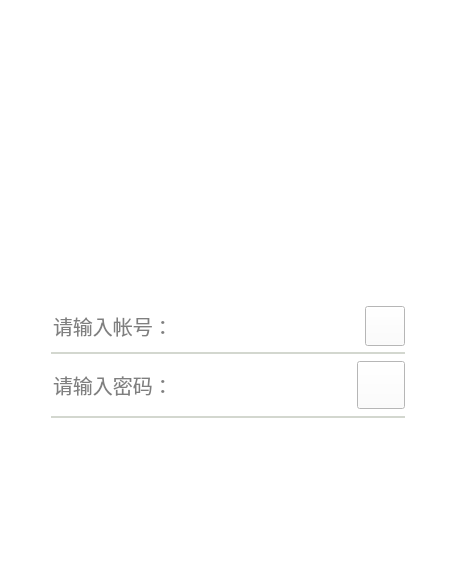
<?xml version="1.0" encoding="UTF-8"?>
<ui version="4.0">
 <class>Widget</class>
 <widget class="QWidget" name="Widget">
  <property name="geometry">
   <rect>
    <x>0</x>
    <y>0</y>
    <width>463</width>
    <height>564</height>
   </rect>
  </property>
  <property name="windowTitle">
   <string>Widget</string>
  </property>
  <property name="styleSheet">
   <string notr="true">QWidget{
		background-color: white
}</string>
  </property>
  <widget class="QWidget" name="">
   <property name="geometry">
    <rect>
     <x>0</x>
     <y>103</y>
     <width>456</width>
     <height>421</height>
    </rect>
   </property>
   <layout class="QVBoxLayout" name="verticalLayout_4">
    <property name="leftMargin">
     <number>10</number>
    </property>
    <property name="topMargin">
     <number>10</number>
    </property>
    <property name="rightMargin">
     <number>10</number>
    </property>
    <property name="bottomMargin">
     <number>10</number>
    </property>
    <item>
     <spacer name="verticalSpacer">
      <property name="orientation">
       <enum>Qt::Vertical</enum>
      </property>
      <property name="sizeHint" stdset="0">
       <size>
        <width>20</width>
        <height>40</height>
       </size>
      </property>
     </spacer>
    </item>
    <item>
     <spacer name="verticalSpacer_3">
      <property name="orientation">
       <enum>Qt::Vertical</enum>
      </property>
      <property name="sizeHint" stdset="0">
       <size>
        <width>20</width>
        <height>40</height>
       </size>
      </property>
     </spacer>
    </item>
    <item>
     <layout class="QHBoxLayout" name="horizontalLayout_3">
      <item>
       <spacer name="horizontalSpacer_2">
        <property name="orientation">
         <enum>Qt::Horizontal</enum>
        </property>
        <property name="sizeHint" stdset="0">
         <size>
          <width>40</width>
          <height>20</height>
         </size>
        </property>
       </spacer>
      </item>
      <item>
       <layout class="QVBoxLayout" name="verticalLayout_3">
        <item>
         <layout class="QVBoxLayout" name="verticalLayout">
          <item>
           <layout class="QHBoxLayout" name="horizontalLayout">
            <item>
             <widget class="QLineEdit" name="lineEdit">
              <property name="minimumSize">
               <size>
                <width>308</width>
                <height>40</height>
               </size>
              </property>
              <property name="maximumSize">
               <size>
                <width>308</width>
                <height>40</height>
               </size>
              </property>
              <property name="font">
               <font>
                <pointsize>15</pointsize>
               </font>
              </property>
              <property name="styleSheet">
               <string notr="true">QLineEdit{
		border: none;
}</string>
              </property>
              <property name="placeholderText">
               <string>请输入帐号：</string>
              </property>
             </widget>
            </item>
            <item>
             <widget class="QPushButton" name="pushButton">
              <property name="sizePolicy">
               <sizepolicy hsizetype="Fixed" vsizetype="Fixed">
                <horstretch>0</horstretch>
                <verstretch>0</verstretch>
               </sizepolicy>
              </property>
              <property name="minimumSize">
               <size>
                <width>40</width>
                <height>40</height>
               </size>
              </property>
              <property name="maximumSize">
               <size>
                <width>40</width>
                <height>40</height>
               </size>
              </property>
              <property name="sizeIncrement">
               <size>
                <width>40</width>
                <height>40</height>
               </size>
              </property>
              <property name="styleSheet">
               <string notr="true">QPushButton{
		border-image: url(:/icons/xiala.png);
}</string>
              </property>
              <property name="text">
               <string/>
              </property>
              <property name="checkable">
               <bool>false</bool>
              </property>
             </widget>
            </item>
           </layout>
          </item>
          <item>
           <widget class="QWidget" name="widget" native="true">
            <property name="minimumSize">
             <size>
              <width>0</width>
              <height>2</height>
             </size>
            </property>
            <property name="maximumSize">
             <size>
              <width>16777215</width>
              <height>2</height>
             </size>
            </property>
            <property name="styleSheet">
             <string notr="true">QWidget{
		background-color: rgb(211, 215, 207);
}</string>
            </property>
           </widget>
          </item>
         </layout>
        </item>
        <item>
         <layout class="QVBoxLayout" name="verticalLayout_2">
          <item>
           <layout class="QHBoxLayout" name="horizontalLayout_2">
            <item>
             <widget class="QLineEdit" name="lineEdit_2">
              <property name="minimumSize">
               <size>
                <width>300</width>
                <height>50</height>
               </size>
              </property>
              <property name="maximumSize">
               <size>
                <width>300</width>
                <height>50</height>
               </size>
              </property>
              <property name="font">
               <font>
                <pointsize>15</pointsize>
               </font>
              </property>
              <property name="styleSheet">
               <string notr="true">QLineEdit{
		border: none;
}</string>
              </property>
              <property name="echoMode">
               <enum>QLineEdit::Password</enum>
              </property>
              <property name="placeholderText">
               <string>请输入密码：</string>
              </property>
             </widget>
            </item>
            <item>
             <widget class="QPushButton" name="pushButton_2">
              <property name="sizePolicy">
               <sizepolicy hsizetype="Fixed" vsizetype="Fixed">
                <horstretch>0</horstretch>
                <verstretch>0</verstretch>
               </sizepolicy>
              </property>
              <property name="minimumSize">
               <size>
                <width>48</width>
                <height>48</height>
               </size>
              </property>
              <property name="maximumSize">
               <size>
                <width>48</width>
                <height>48</height>
               </size>
              </property>
              <property name="sizeIncrement">
               <size>
                <width>40</width>
                <height>40</height>
               </size>
              </property>
              <property name="styleSheet">
               <string notr="true">QPushButton{
		border-image: url(:/icons/jiantou.png);
}</string>
              </property>
              <property name="text">
               <string/>
              </property>
              <property name="checkable">
               <bool>false</bool>
              </property>
             </widget>
            </item>
           </layout>
          </item>
          <item>
           <widget class="QWidget" name="widget_2" native="true">
            <property name="minimumSize">
             <size>
              <width>0</width>
              <height>2</height>
             </size>
            </property>
            <property name="maximumSize">
             <size>
              <width>16777215</width>
              <height>2</height>
             </size>
            </property>
            <property name="styleSheet">
             <string notr="true">QWidget{
		background-color: rgb(211, 215, 207);
}</string>
            </property>
           </widget>
          </item>
         </layout>
        </item>
       </layout>
      </item>
      <item>
       <spacer name="horizontalSpacer">
        <property name="orientation">
         <enum>Qt::Horizontal</enum>
        </property>
        <property name="sizeHint" stdset="0">
         <size>
          <width>40</width>
          <height>20</height>
         </size>
        </property>
       </spacer>
      </item>
     </layout>
    </item>
    <item>
     <spacer name="verticalSpacer_2">
      <property name="orientation">
       <enum>Qt::Vertical</enum>
      </property>
      <property name="sizeHint" stdset="0">
       <size>
        <width>20</width>
        <height>40</height>
       </size>
      </property>
     </spacer>
    </item>
   </layout>
  </widget>
 </widget>
 <resources/>
 <connections/>
</ui>
